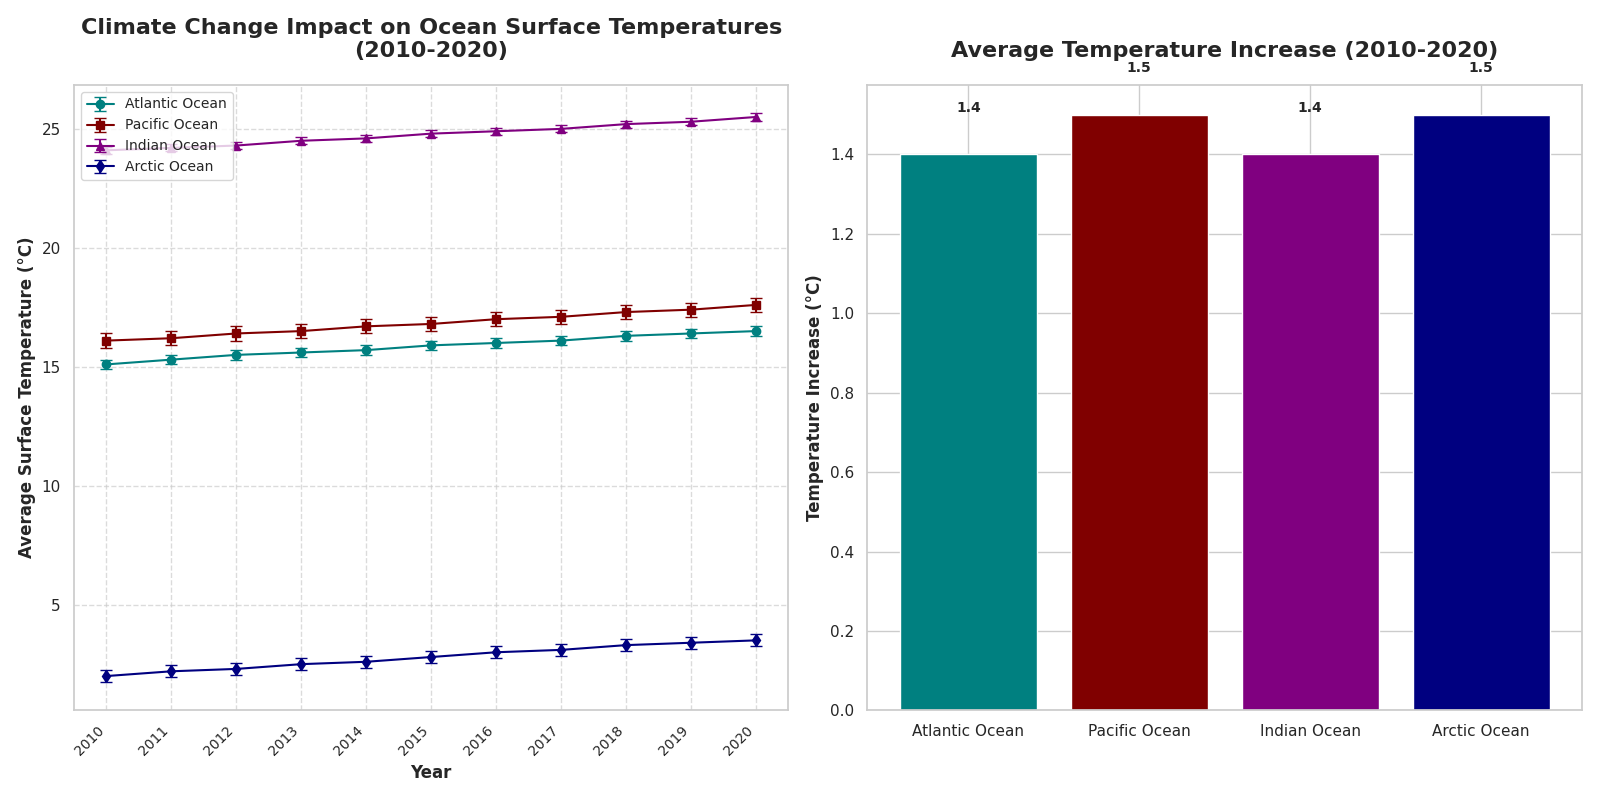

Recreate this plot in Python.
import matplotlib.pyplot as plt
import numpy as np

years = np.arange(2010, 2021)

atlantic_temp = np.array([15.1, 15.3, 15.5, 15.6, 15.7, 15.9, 16.0, 16.1, 16.3, 16.4, 16.5])
pacific_temp = np.array([16.1, 16.2, 16.4, 16.5, 16.7, 16.8, 17.0, 17.1, 17.3, 17.4, 17.6])
indian_temp = np.array([24.1, 24.2, 24.3, 24.5, 24.6, 24.8, 24.9, 25.0, 25.2, 25.3, 25.5])
arctic_temp = np.array([2.0, 2.2, 2.3, 2.5, 2.6, 2.8, 3.0, 3.1, 3.3, 3.4, 3.5])

atlantic_err = np.array([0.2] * len(years))
pacific_err = np.array([0.3] * len(years))
indian_err = np.array([0.15] * len(years))
arctic_err = np.array([0.25] * len(years))

atlantic_inc = atlantic_temp[-1] - atlantic_temp[0]
pacific_inc = pacific_temp[-1] - pacific_temp[0]
indian_inc = indian_temp[-1] - indian_temp[0]
arctic_inc = arctic_temp[-1] - arctic_temp[0]

increases = [atlantic_inc, pacific_inc, indian_inc, arctic_inc]
oceans = ['Atlantic Ocean', 'Pacific Ocean', 'Indian Ocean', 'Arctic Ocean']

# Shuffle the colors for each data group/type
colors = ['teal', 'maroon', 'purple', 'navy']

fig, axes = plt.subplots(1, 2, figsize=(16, 8))

ax1 = axes[0]
ax1.errorbar(years, atlantic_temp, yerr=atlantic_err, label='Atlantic Ocean', fmt='-o', color=colors[0], capsize=4)
ax1.errorbar(years, pacific_temp, yerr=pacific_err, label='Pacific Ocean', fmt='-s', color=colors[1], capsize=4)
ax1.errorbar(years, indian_temp, yerr=indian_err, label='Indian Ocean', fmt='-^', color=colors[2], capsize=4)
ax1.errorbar(years, arctic_temp, yerr=arctic_err, label='Arctic Ocean', fmt='-d', color=colors[3], capsize=4)

ax1.set_title('Climate Change Impact on Ocean Surface Temperatures\n(2010-2020)', fontsize=16, fontweight='bold', pad=20)
ax1.set_xlabel('Year', fontsize=12, fontweight='bold')
ax1.set_ylabel('Average Surface Temperature (°C)', fontsize=12, fontweight='bold')
ax1.grid(True, linestyle='--', alpha=0.7)
ax1.legend(loc='upper left', fontsize=10)
ax1.set_xticks(years)
ax1.set_xticklabels(years, rotation=45, ha='right', fontsize=10)

ax2 = axes[1]
bars = ax2.bar(oceans, increases, color=colors)
ax2.set_title('Average Temperature Increase (2010-2020)', fontsize=16, fontweight='bold', pad=20)
ax2.set_ylabel('Temperature Increase (°C)', fontsize=12, fontweight='bold')

for bar in bars:
    yval = bar.get_height()
    ax2.text(bar.get_x() + bar.get_width()/2, yval + 0.1, round(yval, 2), ha='center', va='bottom', fontsize=10, fontweight='bold')

plt.tight_layout()
plt.show()
